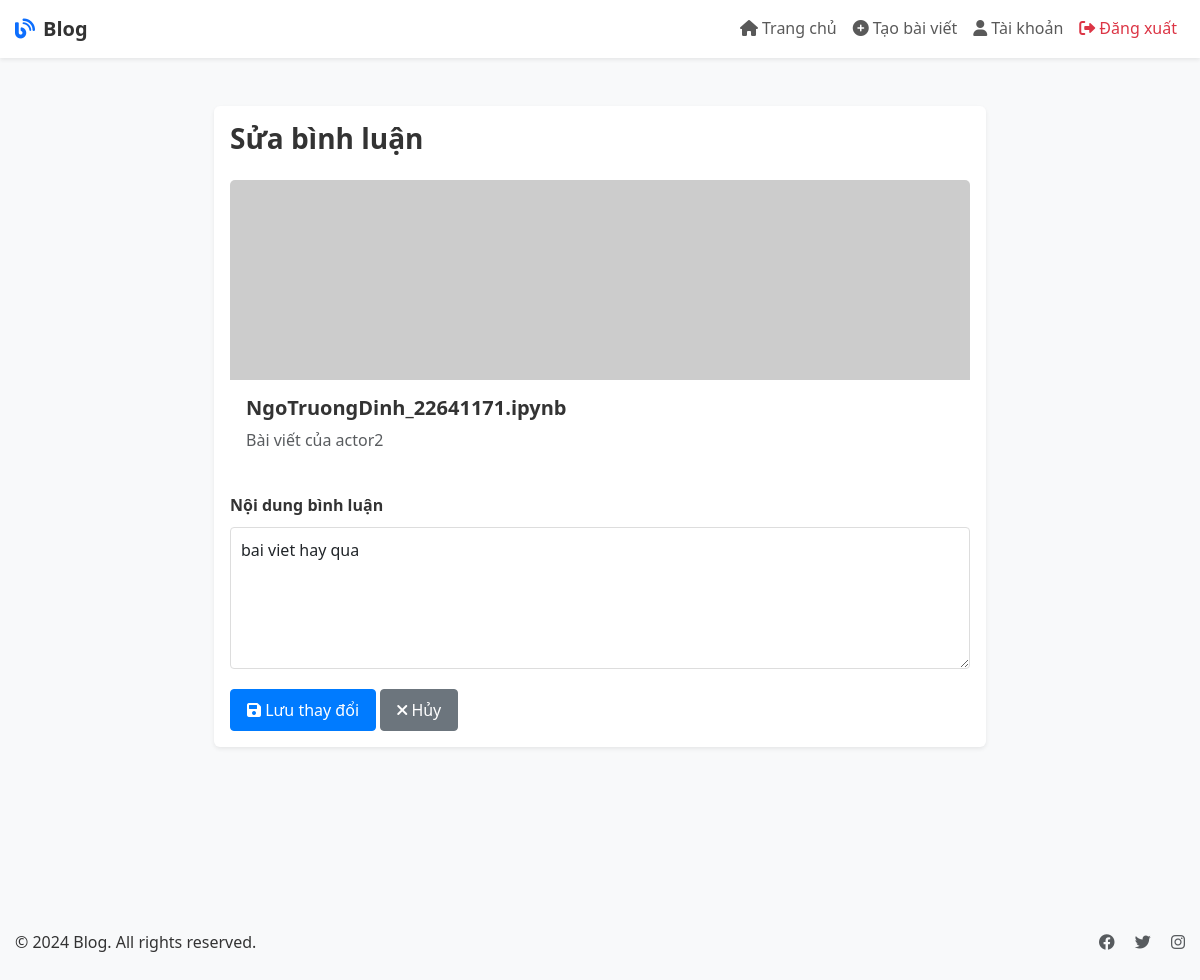
Page /blog/1/edit/1 (signed in) on the committed database.
### app.py (models this page shows, shortened)
class Blog(db.Model):
    id = db.Column(db.Integer, primary_key=True)
    title = db.Column(db.String(200), nullable=False)
    content = db.Column(db.Text, nullable=False)
    image_url = db.Column(db.String(500), nullable=False)
    created_at = db.Column(db.DateTime, nullable=False, default=datetime.utcnow)
    user_id = db.Column(db.Integer, db.ForeignKey('user.id'), nullable=False)
    comments = db.relationship('Comment', backref='blog', lazy=True)

class User(UserMixin, db.Model):
    id = db.Column(db.Integer, primary_key=True)
    username = db.Column(db.String(80), unique=True, nullable=False)
    email = db.Column(db.String(120), unique=True, nullable=False)
    password_hash = db.Column(db.String(128))
    role = db.Column(db.String(20), nullable=False, default='user')  # 'actor' hoặc 'user'
    blogs = db.relationship('Blog', backref='author', lazy=True)
    comments = db.relationship('Comment', backref='author', lazy=True)

class Comment(db.Model):
    id = db.Column(db.Integer, primary_key=True)
    content = db.Column(db.Text, nullable=False)
    created_at = db.Column(db.DateTime, nullable=False, default=datetime.utcnow)
    user_id = db.Column(db.Integer, db.ForeignKey('user.id'), nullable=False)
    blog_id = db.Column(db.Integer, db.ForeignKey('blog.id'), nullable=False)

### app.py (the view, shortened to what this page needs)
@app.route('/blog/<int:blog_id>/edit/<int:comment_id>', methods=['GET', 'POST'])
@login_required
def edit_comment(blog_id, comment_id):
    blog = Blog.query.get_or_404(blog_id)
    comment = Comment.query.get_or_404(comment_id)
    if current_user.id != comment.user_id:
        flash('Bạn không có quyền sửa bình luận này!', 'danger')
        return redirect(url_for('blog_detail', blog_id=blog_id))
    return render_template('edit_comment.html', blog=blog, comment=comment)

### app.py (called while the page is built)
@login_manager.user_loader
def load_user(user_id):
    return User.query.get(int(user_id))

### templates/edit_comment.html (shortened to what this page needs)
{% extends "base.html" %}
{% block content %}
<div class="container mt-4">
    <div class="row justify-content-center">
        <div class="col-md-8">
            <div class="card shadow-sm">
                <div class="card-body">
                    <h3 class="card-title mb-4">Sửa bình luận</h3>
                    <div class="card mb-4">
                        <img src="{{ blog.image_url }}" class="card-img-top" alt="{{ blog.title }}" style="height: 200px; object-fit: cover;">
                        <div class="card-body">
                            <h5 class="card-title">{{ blog.title }}</h5>
                            <p class="card-text text-muted">Bài viết của {{ blog.author.username }}</p>
                        </div>
                    </div>
                    <form action="{{ url_for('edit_comment', blog_id=blog.id, comment_id=comment.id) }}" method="POST">
                        <div class="form-group">
                            <label for="content" class="form-label">Nội dung bình luận</label>
                            <textarea name="content" id="content" class="form-control" rows="5" required>{{ comment.content }}</textarea>
                        </div>
                        <div class="mt-3">
                            <button type="submit" class="btn btn-primary">
                                <i class="fas fa-save"></i> Lưu thay đổi
                            </button>
                            <a href="{{ url_for('blog_detail', blog_id=blog.id) }}" class="btn btn-secondary">
                                <i class="fas fa-times"></i> Hủy
                            </a>
                        </div>
                    </form>
                </div>
            </div>
        </div>
    </div>
</div>
{% endblock %}

### static/css/style.css (style rules this page uses)
body { font-family: 'Segoe UI', Tahoma, Geneva, Verdana, sans-serif; line-height: 1.6; color: #333; background-color: #f8f9fa; }
.container { max-width: 1200px; margin: 0 auto; padding: 0 15px; }
.card { border: none; transition: transform 0.2s, box-shadow 0.2s; margin-bottom: 20px; }
.card-img-top { object-fit: cover; height: 200px; }
.card-title { color: #333; font-weight: 600; }
.card-text { color: #666; }
.btn { padding: 8px 16px; border-radius: 4px; transition: all 0.2s; }
.btn-primary { background-color: #007bff; border-color: #007bff; }
.form-control { border-radius: 4px; border: 1px solid #ddd; padding: 8px 12px; }
.form-group { margin-bottom: 20px; }
.form-label { font-weight: 600; color: #333; margin-bottom: 8px; }
.form-control { border: 1px solid #ddd; border-radius: 4px; padding: 10px; }

### rows in the picture
Blog: title "NgoTruongDinh_22641171.ipynb"
User: author.username "actor2"
Comment: content "bai viet hay qua"
